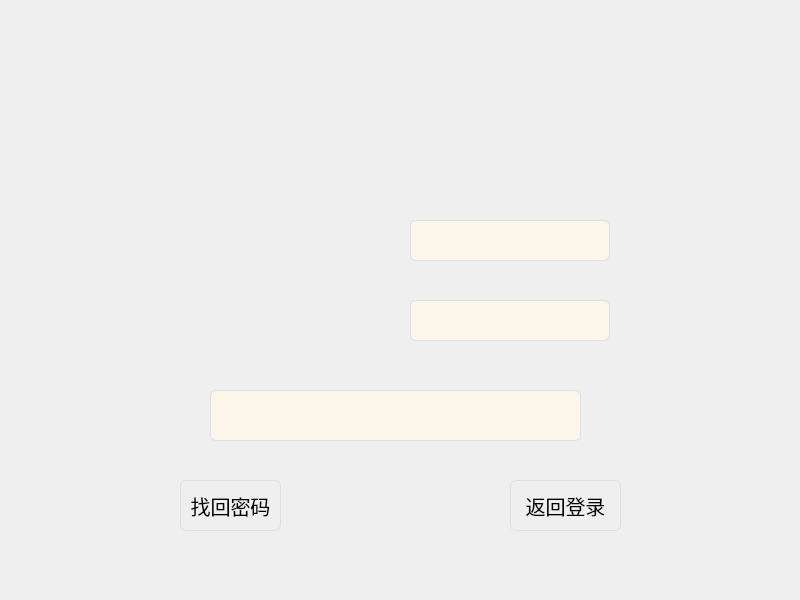
<?xml version="1.0" encoding="UTF-8"?>
<ui version="4.0">
 <class>RetrievePassword</class>
 <widget class="QWidget" name="RetrievePassword">
  <property name="geometry">
   <rect>
    <x>0</x>
    <y>0</y>
    <width>800</width>
    <height>600</height>
   </rect>
  </property>
  <property name="windowTitle">
   <string>Form</string>
  </property>
  <property name="styleSheet">
   <string notr="true"> QWidget{ background-color: qlineargradient(spread:pad, x1:0.505618, y1:0, x2:0.494, y2:0.806818, stop:0 rgba(255, 171, 195, 255), stop:1 rgba(252, 245, 234, 255)); };

QFrame { background-color: transparent; };</string>
  </property>
  <widget class="QLabel" name="label">
   <property name="geometry">
    <rect>
     <x>240</x>
     <y>100</y>
     <width>301</width>
     <height>51</height>
    </rect>
   </property>
   <property name="styleSheet">
    <string notr="true">font: 20pt &quot;Agency FB&quot;;</string>
   </property>
   <property name="text">
    <string/>
   </property>
   <property name="pixmap">
    <pixmap resource="qss.qrc">:/icon/findPswLabel.PNG</pixmap>
   </property>
   <property name="scaledContents">
    <bool>true</bool>
   </property>
  </widget>
  <widget class="QLabel" name="label_2">
   <property name="geometry">
    <rect>
     <x>240</x>
     <y>220</y>
     <width>61</width>
     <height>31</height>
    </rect>
   </property>
   <property name="styleSheet">
    <string notr="true">font: 12pt &quot;Agency FB&quot;;</string>
   </property>
   <property name="text">
    <string/>
   </property>
   <property name="pixmap">
    <pixmap resource="qss.qrc">:/icon/unLabel.PNG</pixmap>
   </property>
   <property name="scaledContents">
    <bool>true</bool>
   </property>
  </widget>
  <widget class="QLineEdit" name="lineEdit">
   <property name="geometry">
    <rect>
     <x>410</x>
     <y>220</y>
     <width>200</width>
     <height>41</height>
    </rect>
   </property>
   <property name="minimumSize">
    <size>
     <width>200</width>
     <height>30</height>
    </size>
   </property>
   <property name="styleSheet">
    <string notr="true">QTableView,QLineEdit{ background-color: #fcf5ea; border: 1px solid #DCDFE6; border-radius: 6px; padding: 5px 10px; font-size: 20px; }
QLineEdit:hover{ border: 1px solid #ff577a; }</string>
   </property>
  </widget>
  <widget class="QLabel" name="label_4">
   <property name="geometry">
    <rect>
     <x>240</x>
     <y>300</y>
     <width>54</width>
     <height>30</height>
    </rect>
   </property>
   <property name="minimumSize">
    <size>
     <width>50</width>
     <height>0</height>
    </size>
   </property>
   <property name="styleSheet">
    <string notr="true">font: 12pt &quot;Agency FB&quot;;</string>
   </property>
   <property name="text">
    <string/>
   </property>
   <property name="pixmap">
    <pixmap resource="qss.qrc">:/icon/emailLabel.PNG</pixmap>
   </property>
   <property name="scaledContents">
    <bool>true</bool>
   </property>
  </widget>
  <widget class="QLineEdit" name="lineEdit_3">
   <property name="geometry">
    <rect>
     <x>410</x>
     <y>300</y>
     <width>200</width>
     <height>41</height>
    </rect>
   </property>
   <property name="minimumSize">
    <size>
     <width>200</width>
     <height>30</height>
    </size>
   </property>
   <property name="styleSheet">
    <string notr="true">QTableView,QLineEdit{ background-color: #fcf5ea; border: 1px solid #DCDFE6; border-radius: 6px; padding: 5px 10px; font-size: 20px; }
QLineEdit:hover{ border: 1px solid #ff577a; }</string>
   </property>
  </widget>
  <widget class="QLineEdit" name="lineEdit_2">
   <property name="geometry">
    <rect>
     <x>210</x>
     <y>390</y>
     <width>371</width>
     <height>51</height>
    </rect>
   </property>
   <property name="minimumSize">
    <size>
     <width>200</width>
     <height>30</height>
    </size>
   </property>
   <property name="styleSheet">
    <string notr="true">QTableView,QLineEdit{ background-color: #fcf5ea; border: 1px solid #DCDFE6; border-radius: 6px; padding: 5px 10px; font-size: 20px; }
QLineEdit:hover{ border: 1px solid #ff577a; }</string>
   </property>
   <property name="alignment">
    <set>Qt::AlignCenter</set>
   </property>
  </widget>
  <widget class="QPushButton" name="pushButton">
   <property name="geometry">
    <rect>
     <x>180</x>
     <y>480</y>
     <width>101</width>
     <height>51</height>
    </rect>
   </property>
   <property name="minimumSize">
    <size>
     <width>70</width>
     <height>40</height>
    </size>
   </property>
   <property name="styleSheet">
    <string notr="true">QPushButton { border-style: none;border: 1px solid #DCDFE6;border-radius: 6px;padding: 5px 10px;font-size: 20px; }
QPushButton:hover { color: #ffffff; font-weight: bold; background-color: #fd839a; }</string>
   </property>
   <property name="text">
    <string>找回密码</string>
   </property>
  </widget>
  <widget class="QPushButton" name="pushButton_2">
   <property name="geometry">
    <rect>
     <x>510</x>
     <y>480</y>
     <width>111</width>
     <height>51</height>
    </rect>
   </property>
   <property name="minimumSize">
    <size>
     <width>70</width>
     <height>40</height>
    </size>
   </property>
   <property name="styleSheet">
    <string notr="true">QPushButton { border-style: none;border: 1px solid #DCDFE6;border-radius: 6px;padding: 5px 10px;font-size: 20px; }
QPushButton:hover { color: #ffffff; font-weight: bold; background-color: #fd839a; }</string>
   </property>
   <property name="text">
    <string>返回登录</string>
   </property>
  </widget>
 </widget>
 <resources>
  <include location="qss.qrc"/>
 </resources>
 <connections/>
</ui>
